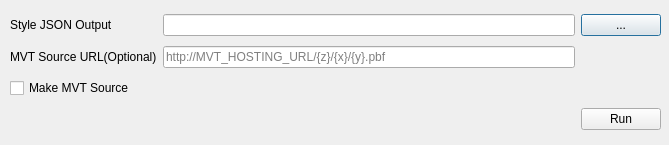
<?xml version="1.0" encoding="UTF-8"?>
<ui version="4.0">
 <class>MBStyleGeneratorDialogBase</class>
 <widget class="QDialog" name="MBStyleGeneratorDialogBase">
  <property name="geometry">
   <rect>
    <x>0</x>
    <y>0</y>
    <width>669</width>
    <height>145</height>
   </rect>
  </property>
  <property name="windowTitle">
   <string>MBStyleGenerator</string>
  </property>
  <widget class="QWidget" name="gridLayoutWidget">
   <property name="geometry">
    <rect>
     <x>10</x>
     <y>10</y>
     <width>651</width>
     <height>125</height>
    </rect>
   </property>
   <layout class="QGridLayout" name="gridLayout">
    <item row="1" column="1">
     <widget class="QLineEdit" name="mvtsource_url">
      <property name="focusPolicy">
       <enum>Qt::ClickFocus</enum>
      </property>
      <property name="acceptDrops">
       <bool>false</bool>
      </property>
      <property name="placeholderText">
       <string>http://MVT_HOSTING_URL/{z}/{x}/{y}.pbf</string>
      </property>
     </widget>
    </item>
    <item row="1" column="0">
     <widget class="QLabel" name="label_2">
      <property name="text">
       <string>MVT Source URL(Optional)</string>
      </property>
     </widget>
    </item>
    <item row="0" column="0">
     <widget class="QLabel" name="label">
      <property name="text">
       <string>Style JSON Output</string>
      </property>
     </widget>
    </item>
    <item row="0" column="2">
     <widget class="QPushButton" name="openFileDialogButton">
      <property name="text">
       <string>...</string>
      </property>
     </widget>
    </item>
    <item row="0" column="1">
     <widget class="QLineEdit" name="stylejson_output">
      <property name="cursor">
       <cursorShape>BlankCursor</cursorShape>
      </property>
      <property name="focusPolicy">
       <enum>Qt::TabFocus</enum>
      </property>
      <property name="acceptDrops">
       <bool>false</bool>
      </property>
      <property name="readOnly">
       <bool>true</bool>
      </property>
     </widget>
    </item>
    <item row="3" column="2">
     <widget class="QPushButton" name="runButton">
      <property name="focusPolicy">
       <enum>Qt::TabFocus</enum>
      </property>
      <property name="text">
       <string>Run</string>
      </property>
     </widget>
    </item>
    <item row="2" column="0">
     <widget class="QCheckBox" name="makeSourceCheckBox">
      <property name="text">
       <string>Make MVT Source</string>
      </property>
     </widget>
    </item>
   </layout>
  </widget>
 </widget>
 <resources/>
 <connections/>
</ui>
